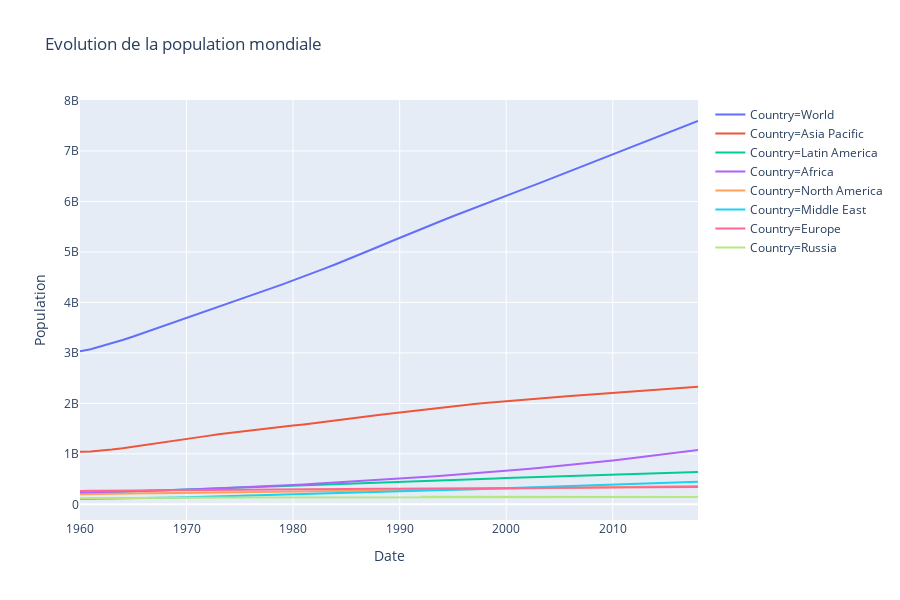
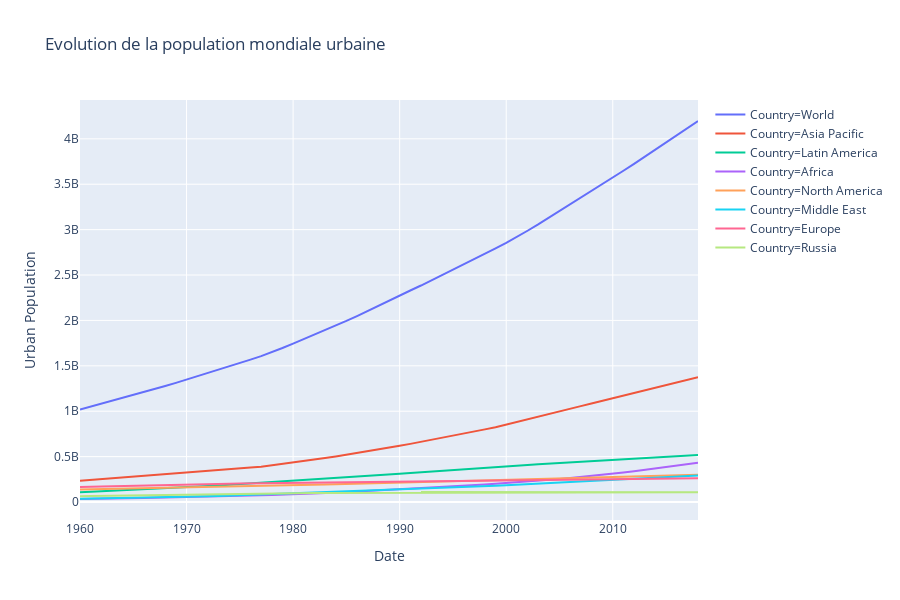
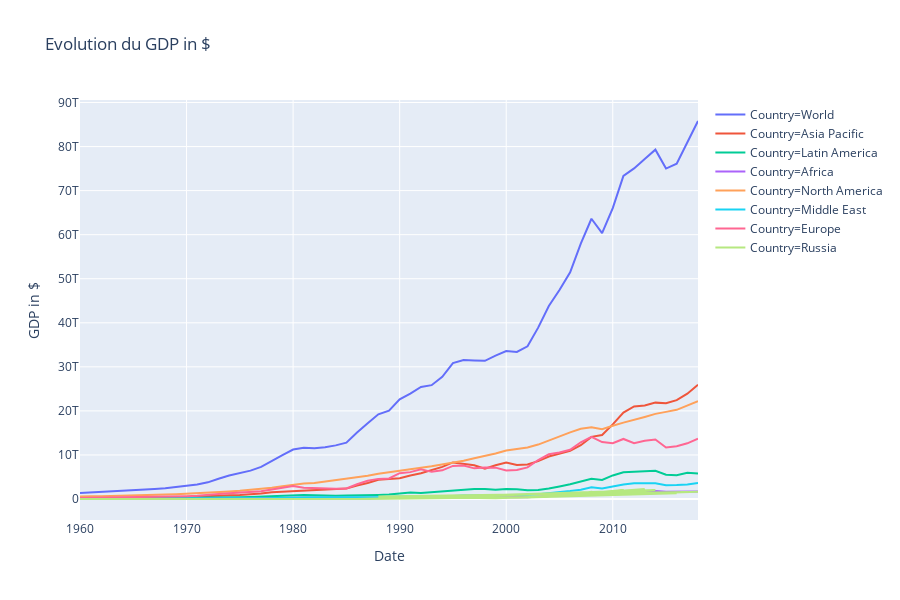
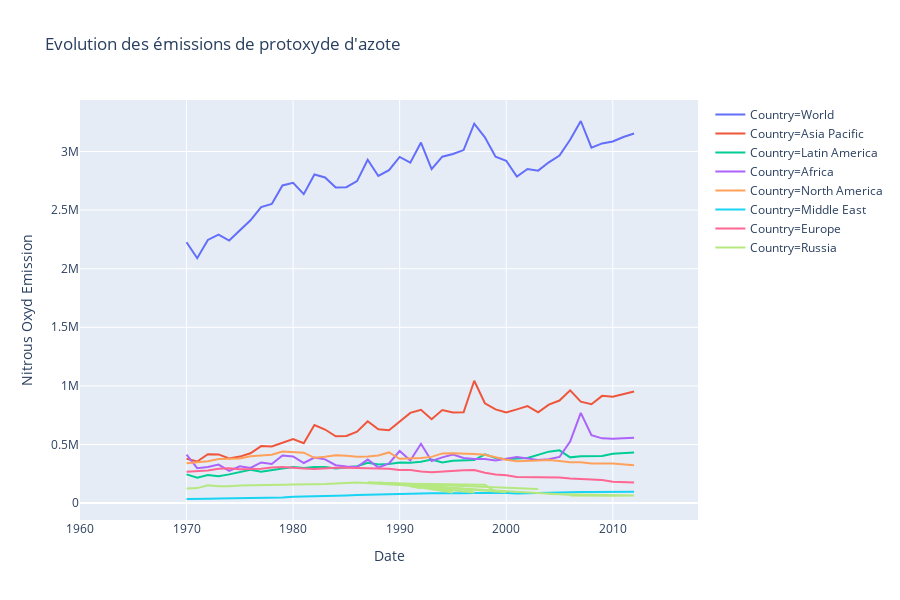

Notebook code cell kept with these figures, in order:
### Code cell
for key in plots.keys():
    plot_time_serie(df_demographic_grouped, key, plots.get(key))
